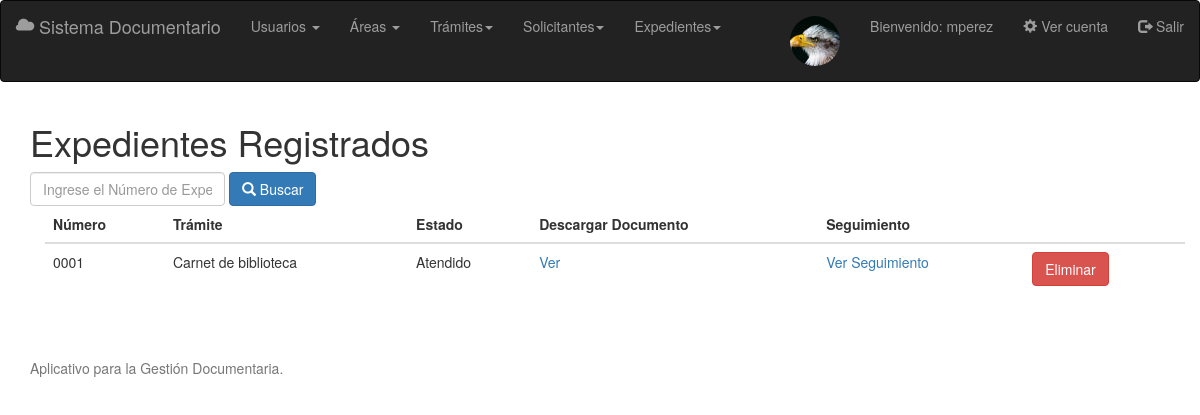
The page /index.php?controller=expediente&action=show (signed in) on the database its author committed.
### tables this page shows
CREATE TABLE `expedientes` (
  `id` int(11) NOT NULL AUTO_INCREMENT,
  `numero` varchar(255) NOT NULL,
  `fecha_registro` date NOT NULL,
  `fecha_atendido` date DEFAULT NULL,
  `estado` varchar(1) NOT NULL,
  `tramites_id` int(11) NOT NULL,
  `areas_id` int(11) NOT NULL,
  `solicitantes_id` int(11) NOT NULL,
  `cargos_id` int(11) NOT NULL,
  PRIMARY KEY (`id`,`cargos_id`),
  KEY `fk_expedientes_tramites1_idx` (`tramites_id`),
  KEY `fk_expedientes_areas1_idx` (`areas_id`),
  KEY `fk_expedientes_solicitantes1_idx` (`solicitantes_id`),
  KEY `fk_expedientes_cargos1_idx` (`cargos_id`),
  CONSTRAINT `fk_expedientes_areas1` FOREIGN KEY (`areas_id`) REFERENCES `areas` (`id`) ON DELETE NO ACTION ON UPDATE NO ACTION,
  CONSTRAINT `fk_expedientes_cargos1` FOREIGN KEY (`cargos_id`) REFERENCES `cargos` (`id`) ON DELETE NO ACTION ON UPDATE NO ACTION,
  CONSTRAINT `fk_expedientes_solicitantes1` FOREIGN KEY (`solicitantes_id`) REFERENCES `solicitantes` (`id`) ON DELETE NO ACTION ON UPDATE NO ACTION,
  CONSTRAINT `fk_expedientes_tramites1` FOREIGN KEY (`tramites_id`) REFERENCES `tramites` (`id`) ON DELETE NO ACTION ON UPDATE NO ACTION
);

CREATE TABLE `tramites` (
  `id` int(11) NOT NULL AUTO_INCREMENT,
  `nombre` varchar(255) NOT NULL,
  `precio` decimal(6,3) NOT NULL,
  `inactivo` varchar(1) DEFAULT NULL,
  PRIMARY KEY (`id`)
);

### Controllers/ExpedienteController.php (called while the page is built, shortened)
<?php
class ExpedienteController
{
	public function show(){
		$expedientes=Expediente::all();
		$tramites=Tramite::all();
		$lista_expedientes=array();
		$registros=Paginacion::REGISTROS;
		if (count($expedientes)>$registros) {
			if ((count($expedientes)%$registros)==0) {
				$botones=count($expedientes)/$registros;
			}else{
				$botones=(count($expedientes)/$registros+1);
			}
			if (!isset($_GET['boton'])) {
				$res=$registros*1;
				for ($i=0; $i < $res ; $i++) {
					$lista_expedientes[]=$expedientes[$i];
				}
			}else{
				$res=$registros*$_GET['boton'];
				for ($i=$res-$registros; $i < $res; $i++) {
					if ($i<count($expedientes)) {
						$lista_expedientes[]=$expedientes[$i];
					}
				}
			}
		}else{
			$lista_expedientes=$expedientes;
		}
		require_once('Views/Expediente/show.php');
	}
}

### index.php (called while the page is built, shortened)
<?php
	require_once('Views/Layouts/layout.php');
?>

### Models/Expediente.php (called while the page is built, shortened)
<?php
class Expediente
{
	private $id;
	private $numero;
	private $estado;
	private $tramites_id;
	public function getId(){
		return $this->id;
	}
	public function setId($id){
		$this->id = $id;
	}
	public function getNumero(){
		return $this->numero;
	}
	public function setNumero($numero){
		$this->numero = $numero;
	}
	public function getEstado(){
		return $this->estado;
	}
	public function setEstado($estado){
		$this->estado = $estado;
	}
	public function getTramites_id(){
		return $this->tramites_id;
	}
	public function setTramites_id($tramites_id){
		$this->tramites_id = $tramites_id;
	}
	public static function all(){
		$listaExpedientes =[];
		$db=Db::getConnect();
		$sql=$db->query('SELECT * FROM expedientes');
		foreach ($sql->fetchAll() as $expediente) {
			$listaExpedientes[]= new Expediente($expediente['id'],$expediente['numero'], $expediente['fecha_registro'],$expediente['fecha_atendido'],$expediente['estado'],$expediente['tramites_id'],$expediente['areas_id'],$expediente['solicitantes_id'],$expediente['cargos_id']);
		}
		return $listaExpedientes;
	}
}

### Models/Tramite.php (called while the page is built, shortened)
<?php
class Tramite{
	private $id;
	private $nombre;
	public function getId(){
		return $this->id;
	}
	public function setId($id){
		$this->id = $id;
	}
	public function getNombre(){
		return $this->nombre;
	}
	public function setNombre($nombre){
		$this->nombre = $nombre;
	}
	public static function all(){
		$listaTramites =[];
		$db=Db::getConnect();
		$sql=$db->query('SELECT * FROM tramites order by id');
		foreach ($sql->fetchAll() as $tramite) {
			$listaTramites[]= new Tramite($tramite['id'],$tramite['nombre'],$tramite['precio'],$tramite['inactivo']);
		}
		return $listaTramites;
	}
}
?>

### Views/Expediente/show.php (the view, shortened to what this page needs)
<h1>Expedientes Registrados</h1>
<form class="form-inline" action="?controller=expediente&action=buscar" method="post">
	<div class="form-group row">
	  <div class="col-xs-4">
	    <input class="form-control" id="numero" name="numero" type="text" placeholder="Ingrese el Número de Expediente">
	  </div>
	</div>
	<div class="form-group row">
	 <div class="col-xs-4">
	    <button type="submit" class="btn btn-primary" ><span class="glyphicon glyphicon-search"> </span> Buscar</button>
	  </div>
		</div>
	</form>
<div class="container">
	<div class="table-responsive">
		<table class="table table-hover">
			<thead>
				<tr>
					<th>Número</th>
					<th>Trámite</th>
					<th>Estado</th>
					<th>Descargar Documento</th>
					<th>Seguimiento</th>
					<th></th>
				</tr>
			</thead>
			<tbody>
			<?php
				foreach ($lista_expedientes as $expediente)  {?>
				<tr>
					<td><?php echo $expediente->getnumero(); ?></td>
					<?php foreach ($tramites as $tramite): ?>
						<?php if (strcmp($tramite->getId(),$expediente->getTramites_id())==0): ?>
							<td><?php echo $tramite->getNombre();?></td>
						<?php endif ?>
					<?php endforeach ?>
					<?php if (strcmp($expediente->getEstado(),"A")==0) {?>
						<td>Atendido</td>
					<?php }?>
				<td> <a href="?controller=expediente&action=showDocumento&idSeguimiento=<?php echo $expediente->getId() ?>">Ver</a></td>
				<td><a href="?controller=expediente&action=showSeguimiento&idSeguimiento=<?php echo $expediente->getId() ?>">Ver Seguimiento</a> </td>
				<td><button type="button" class="btn btn-danger" onclick="location.href='?controller=expediente&action=delete&id=<?php echo $expediente->getId()?>'">Eliminar</button></td>
				</tr>
				<?php } ?>
			</tbody>
		</table>
	</div>
</div>

### rows shown on the page
expedientes: numero "0001", estado "Atendido"
tramites: nombre "Carnet de biblioteca"

### other values the page prints
$_SESSION['usuario_alias'] "mperez"
